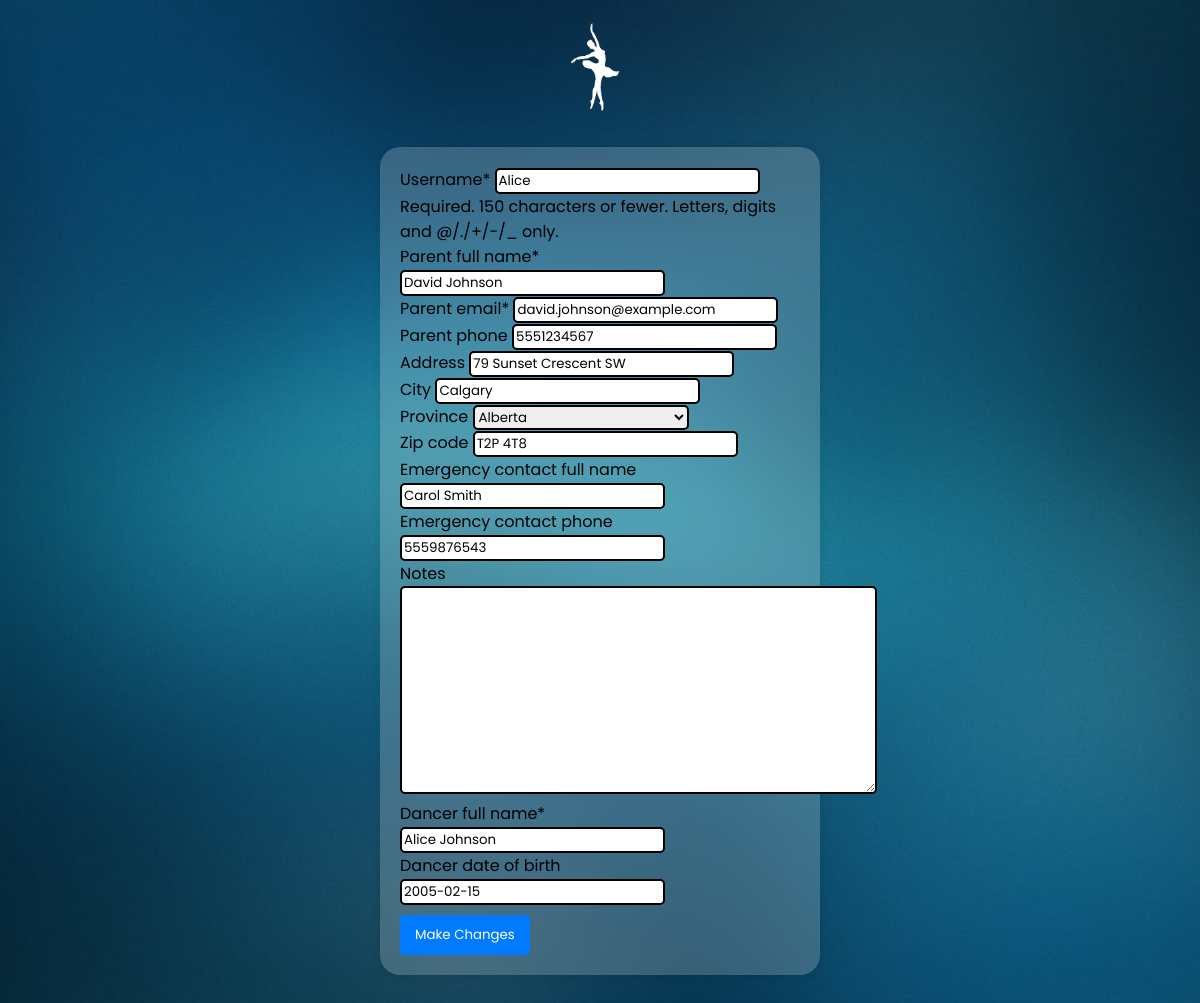
Screenshot of /edit_account/ (signed in) with the database file from the repository.
### mainapp/models.py (models this page shows, shortened)
class CustomUser(AbstractUser):
    PROVINCE_CHOICES = (
    ('AB', 'Alberta'),
    ('BC', 'British Columbia'),
    ('MB', 'Manitoba'),
    ('NB', 'New Brunswick'),
    ('NL', 'Newfoundland and Labrador'),
    ('NS', 'Nova Scotia'),
    ('ON', 'Ontario'),
    ('PE', 'Prince Edward Island'),
    ('QC', 'Quebec'),
    ('SK', 'Saskatchewan'),
    ('NT', 'Northwest Territories'),
    ('NU', 'Nunavut'),
    ('YT', 'Yukon'),
    )
    dancer_full_name = models.CharField(max_length=50)
    dancer_date_of_birth = models.DateField(blank=True, null=True)
    parent_full_name = models.CharField(max_length=100)
    parent_email = models.EmailField(unique=True)
    parent_phone = models.CharField(max_length=10, blank=True)
    address = models.CharField(max_length=100, blank=True)
    city = models.CharField(max_length=50, blank=True)
    province = models.CharField(max_length=2, choices=PROVINCE_CHOICES, blank=True)
    zip_code = models.CharField(max_length=10, blank=True)
    emergency_contact_full_name = models.CharField(max_length=100, blank=True)
    emergency_contact_phone = models. CharField(max_length=15, blank=True)
    notes = models.TextField(blank=True)
    created = models.DateTimeField(auto_now_add=True)
    updated = models.DateTimeField(auto_now=True)

### mainapp/views.py (the view)
# urls.py: path('edit_account/', views.edit_account, name='edit-account'),
def edit_account(request):
    if request.method == 'POST':
        form = EditAccountForm(request.POST, instance=request.user)
        if form.is_valid():
            form.save()
            messages.success(request, 'Your account was successfully updated!')
            return redirect('account')
    else:
        form = EditAccountForm(instance=request.user)
    return render(request, 'edit_account.html', {'form': form})

### mainapp/forms.py
class EditAccountForm(UserChangeForm):
    password = None
    class Meta:
        model = CustomUser
        fields = ['username', 'parent_full_name', 'parent_email', 'parent_phone',
                  'address', 'city', 'province', 'zip_code',
                  'emergency_contact_full_name', 'emergency_contact_phone',
                  'notes', 'dancer_full_name', 'dancer_date_of_birth']

### mainapp/templates/edit_account.html (shortened to what this page needs)
{% extends 'base.html' %}
{% load crispy_forms_tags %}
{% block content %}
<form method="post">
    {{ form|crispy }}
    <button type="submit">Make Changes</button>
</form>
{% endblock %}

### mainapp/static/css/style.css (style rules this page uses)
html { height: 100%; }
body { font-family: "Poppins", sans-serif; background-image: url("/static/img/gradient-background.jpg"); background-size: cover; background-repeat: no-repeat; background-position: center center; background-attachment: fixed; margin: 0; }
th, td, h4, h5, button { font-family: "Poppins", sans-serif; }
button { background-color: #007bff; color: #fff; padding: 10px 15px; border: none; border-radius: 4px; cursor: pointer; margin-top: 10px; }
#id_date_month, #id_date_day, #id_date_year, #id_start_time, #id_timeslot, #id_username, #id_password, #id_password1, #id_password2, #id_parent_email, #id_parent_email, #id_parent_full_name, #id_parent_phone, #id_address, #id_city, #id_province, #id_zip_code, #id_emergency_contact_full_name, #id_emergency_contact_phone, #id_notes, #id_dancer_full_name, #id_dancer_date_of_birth, #id_access_code, #id_title, #id_content, .cancel-button { border: 2px solid black; border-radius: 5px; font-family: "Poppins", sans-serif; }
.requiredField, #hint_id_password1, #hint_id_username { font-family: "Poppins", sans-serif; }
form { font-family: "Poppins", sans-serif; }

### rows the page displays
CustomUser: username "Alice", parent_full_name "David Johnson", parent_email "david.johnson@example.com", parent_phone "5551234567", address "79 Sunset Crescent SW", city "Calgary", province "Alberta", zip_code "T2P 4T8", emergency_contact_full_name "Carol Smith", emergency_contact_phone "5559876543", dancer_full_name "Alice Johnson", dancer_date_of_birth "2005-02-15"
